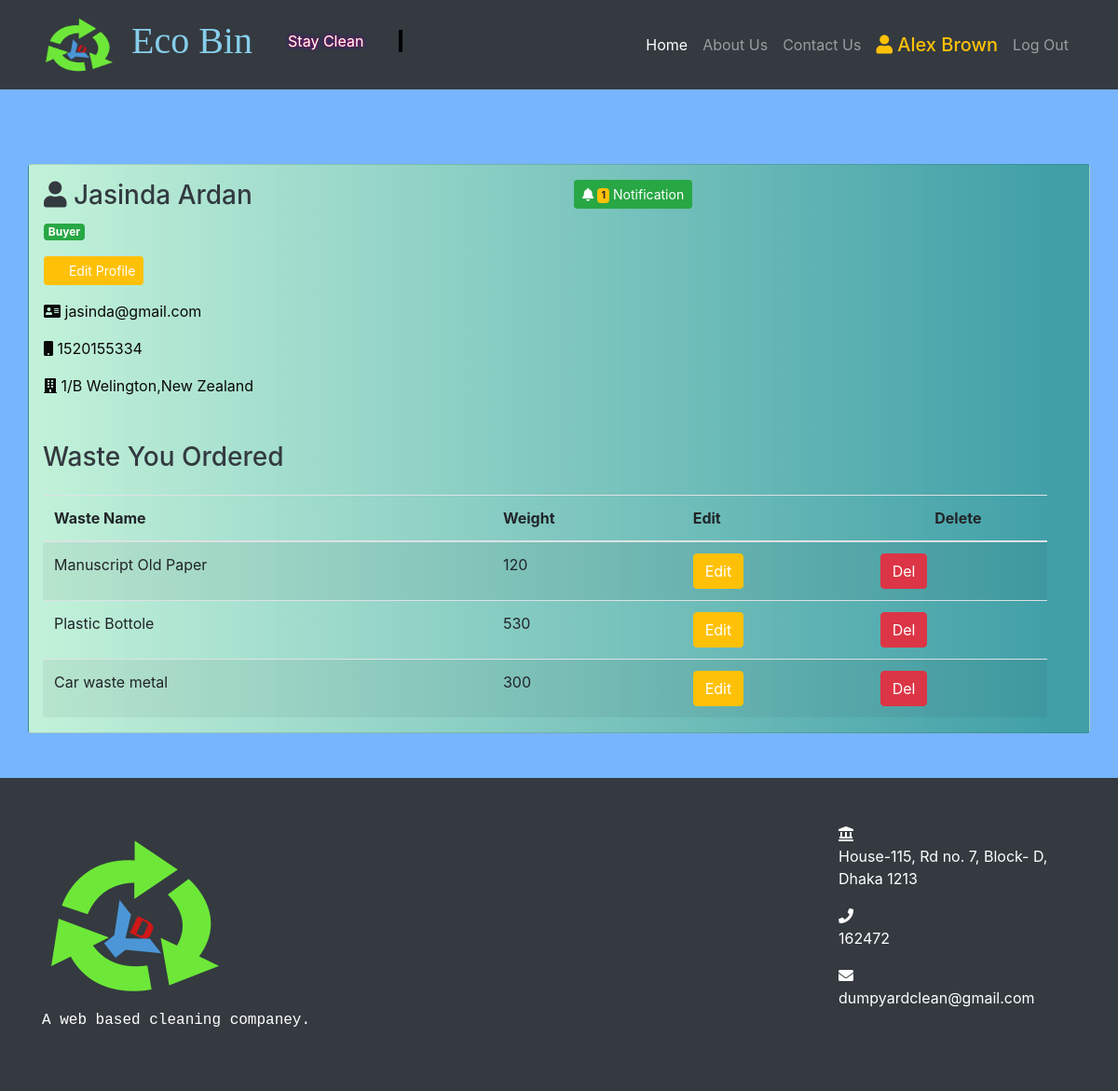
The app's page /accounts/user_profile/8/ (signed in), older data.
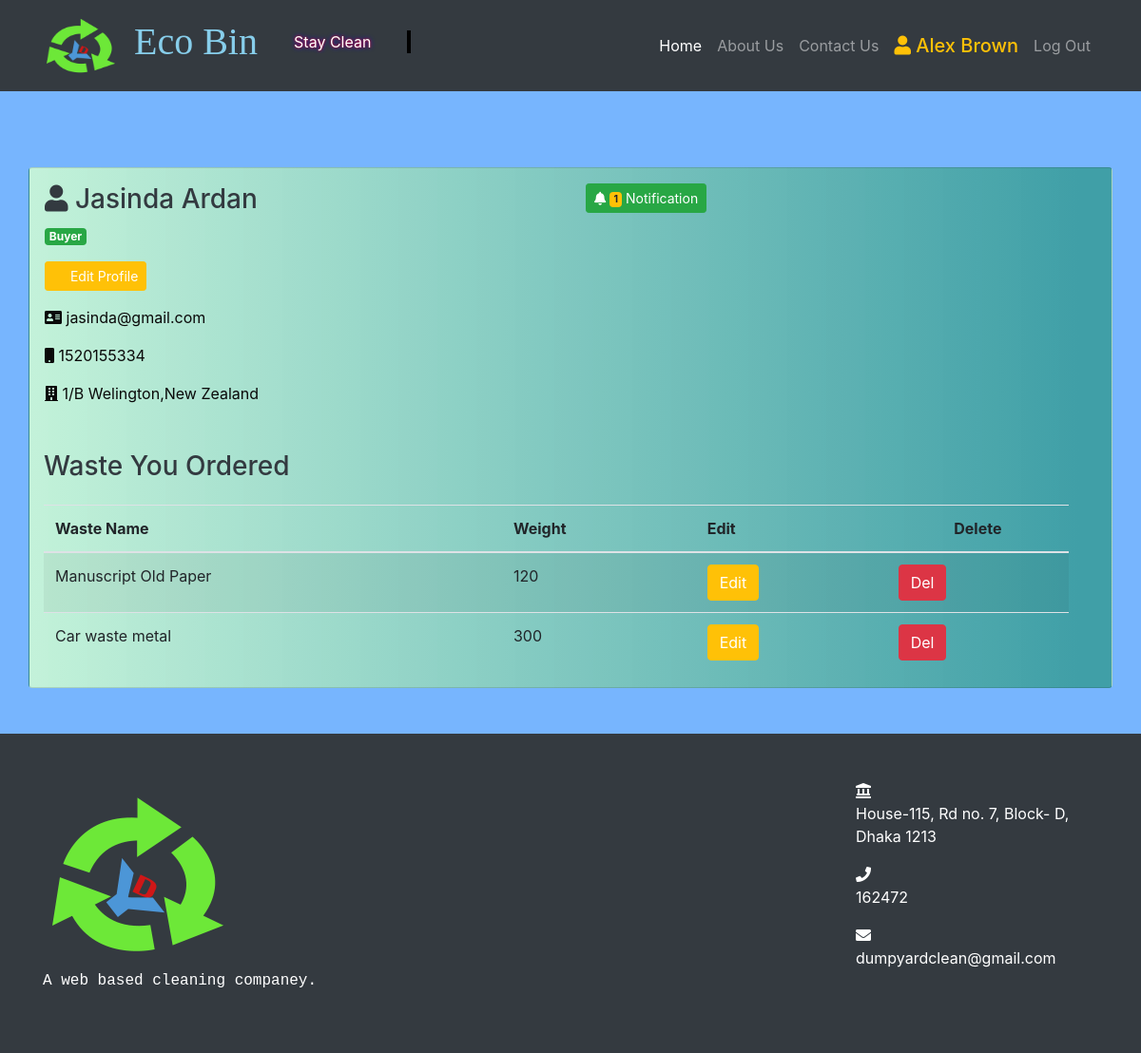
The same page, newer data.
### accounts/models.py (models this page shows, shortened)
class MyUser(AbstractBaseUser):
    STATUS=(
        (0,'Select Account'),
        (1,'Seller'),
        (2,'Buyer'),
    )
    username=models.CharField(max_length=255,default='crow')
    institution=models.CharField(max_length=255,default='abc LTD')
    email = models.EmailField(
        verbose_name='email address',
        max_length=255,
        unique=True,
    )
    contact=models.CharField(max_length=255,default='+88')
    account_type=models. PositiveSmallIntegerField( choices=STATUS,default=0)
    address=models.TextField(blank=True)
    is_active = models.BooleanField(default=True)
    is_admin = models.BooleanField(default=False)
    objects = MyUserManager()
    USERNAME_FIELD = 'email'
    REQUIRED_FIELDS = ['date_of_birth']

### management/models.py (models this page shows, shortened)
class GarbageOrder(models.Model):
    ordered_by=models.IntegerField(blank=False)
    ordered_garbage=models.ForeignKey(Garbage,on_delete=models.CASCADE)

class Garbage(models.Model):
    name=models.CharField(max_length=255,blank=False)
    desc=models.TextField(blank=False)
    status=models.BooleanField(default=False)
    weight=models.PositiveIntegerField(blank=True)
    image=models.ImageField(upload_to='')
    categoy=models.ForeignKey(GarbageCategory,on_delete=models.CASCADE)
    slug=models.SlugField(blank=True,unique=True)
    uploaded_by=models.IntegerField(default=0)

### accounts/views.py (the view)
# urls.py: path('user_profile/<int:id>/',ProfileView,name='profile'),
@login_required
def ProfileView(request,id=None):
    context=dict()
    myuser=MyUser.objects.get(pk=id)
    context['myuser']=myuser
    if myuser.account_type==1:
        garbages=Garbage.objects.filter(uploaded_by=id)
        context['garbages']=garbages
    else:
        order_list=GarbageOrder.objects.filter(ordered_by=id)
        context['abc']=order_list
    notification=Notification.objects.filter(author=request.user).count()
    context['notification']=notification
    return render(request,'accounts/user_profile.html',context)

### templates/accounts/user_profile.html (shortened to what this page needs)
{% extends 'base.html' %}
{% load static %}
{% block CSS %}
<link rel="stylesheet" href="{% static 'custom/css/user_profile.css' %}">
{% endblock CSS%}
{% block content %}
<div class="user_profile my-5">
    <div class="container card profile_card">
        <div class="row">
            <div class="col col-sm-6 col-md-6 p-3">
                    <h3 class="text-secondary"><i class="fa fa-user"></i> {{myuser.username}}</h3>
                    <p class="">
                        {% if myuser.account_type == 1 %}
                        <span class="badge badge-success">Seller</span>
                        {% else %}
                        <span class="badge badge-success">Buyer</span>
                        {% endif %}
                    </p>
                    <p class="btn btn-sm btn-warning"><a href="{% url 'signup' myuser.id %}"><i class="fa fa-pencil"></i> Edit Profile</a></p>
                    <p class=""><i class="fa fa-address-card"></i> {{myuser.email}}</p>
                    <p class=""><i class="fa fa-mobile"></i> {{myuser.contact}}</p>
                    <p class=""><i class="fa fa-building"></i> {{myuser.address}}</p>
            </div>
            <div class="col col-sm-6 col-md-6 p-3">
                <p class="btn btn-sm btn-success"><a href="{% url 'notifications' myuser.id %}"><i class="fa fa-bell"></i> <span class="badge badge-warning">{{notification}}</span> Notification </a></p>
            </div>
        </div>
        <div class="row container">
            {% if myuser.account_type == 1 %}
            <div class="row my-3">
                <div class="col">
                    <h3 class="text-center">Waste You Uploaded</h3>
                </div>
            </div>
            <table class="table table-striped custab">
                <thead>
                    <tr>
                        <th>Name</th>
                        <th>Weight</th>
                        <th>Edit</th>
                        <th class="text-center">Delete</th>
                    </tr>
                </thead>
                <tbody>
                    {% for garbage in garbages %}
                    <tr>
                        <td>{{garbage.name}}</td>
                        <td>{{garbage.weight}}</td>
                        <td class=""><a class='btn btn-warning btn-xs' href="{% url 'upload_garbage' garbage.id %}">Edit</a></td>
                        <td class=""><a href="{%url 'delete_garbage' garbage.id %}" class="btn btn-danger btn-xs">  Del</a></td>
                    </tr>
                    {% endfor %}
                </tbody>
            </table>
            {%else %}
            <div class="row my-3">
                <div class="col">
                    <h3 class="text-center">Waste You Ordered</h3>
                </div>
            </div>
            <table class="table table-striped custab">
                <thead>
                    <tr>
                        <th>Waste Name</th>
                        <th>Weight</th>
                        <th>Edit</th>
                        <th class="text-center">Delete</th>
                    </tr>
                </thead>
                <tbody>
                    {% for garbage in abc %}
                    <tr>
                        <td>{{garbage.ordered_garbage.name}}</td>
                        <td>{{garbage.ordered_garbage.weight}}</td>
                        <td class=""><a class='btn btn-warning btn-xs' href="{%url 'buy_garbage' garbage.ordered_garbage.slug garbage.ordered_garbage.id %}">Edit</a></td>
                        <td class=""><a href="{% url 'delete_garbage_order' garbage.ordered_by  garbage.ordered_garbage.id  %}" class="btn btn-danger btn-xs">  Del</a></td>
                    </tr>
                    {% endfor %}
                </tbody>
            </table>
            {% endif %}
        </div>
    </div>
</div>
{% endblock content %}

### templates/base.html (shortened to what this page needs)
{% load static %}
<!DOCTYPE html>
<html lang="en">
  <head>
    <link href="{% static 'vendor/bootstrap/css/bootstrap.css' %}" rel="stylesheet">
    <link href="{% static 'vendor/bootstrap/css/bootstrap.min.css' %}" rel="stylesheet">
    <link rel="stylesheet" href="https://cdnjs.cloudflare.com/ajax/libs/font-awesome/4.7.0/css/font-awesome.min.css">
    <link rel='stylesheet' href='https://use.fontawesome.com/releases/v5.6.3/css/all.css'>
    <link href="{% static 'custom/css/base.css' %}" rel="stylesheet">
    {%block CSS %}
    {% endblock CSS %}
  </head>
  <body style="background-image: url({% static 'custom/image/background.jpg' %}); background-repeat: no-repeat , repeat;background-color: black;">
    <nav class="navbar navbar-expand-lg navbar-dark bg-dark fixed-top">
      <div class="container">
        <a class="navbar-brand" href="{% url 'homepage' %}">  <img class="img-logo" src="{% static 'custom/image/Logo.png' %}" alt=""></a> <h1 style="color:skyblue; font-family: Comic Sans MS;">Eco Bin</h1> <br> <p id="typing1">Stay Clean</p>
        <div class="collapse navbar-collapse" id="navbarResponsive">
          <ul class="navbar-nav ml-auto">
            <li class="nav-item active">
              <a class="nav-link" href="{% url 'homepage' %}">Home
              </a>
            </li>
            <li class="nav-item">
              <a class="nav-link" href="{% url 'about_us' %}">About Us
              </a>
            </li>
            <li class="nav-item">
              <a class="nav-link" href="#contact_us">Contact Us
              </a>
            </li>
            {% if user.is_authenticated %}
              <li>
              <a id="user" class="nav-link text-warning" href="{% url 'profile' user.id %}"> <strong class="h5"><i class="fa fa-user"></i> {{ user.username }} </strong></a>
              </li>
              <li class="nav-item">
                <a class="nav-link" href="{% url 'logout' %}">Log Out
                </a>
              </li>
            {% endif %}
          </ul>
        </div>
      </div>
    </nav>
    <br>
    <br>
    <br>
    {% block content %}{% endblock content %}
    <footer id="contact_us" class="py-5 bg-dark">
      <div class="container">
        <div class="row">
          <div class="col-lg-6">
            <img src="{% static 'custom/image/Logo.png' %}" alt="Logo">
            <br>
            <p style="color:white; font-family: 'Courier New', Courier, monospace">A web based cleaning companey.</p>
          </div>
          <div class="col-lg-3">
            </div>
            <div class="col-lg-3">
                 <i class="fa fa-landmark" aria-hidden="true" style="color:white;"></i> <p style="color:white;">House-115, Rd no. 7, Block- D, Dhaka 1213</p>
                 <i class="fa fa-phone" aria-hidden="true" style="color:white;"></i> <p style="color:white;">162472</p>
                 <i class="fa fa-envelope" aria-hidden="true" style="color:white;"></i> <p style="color:white;">dumpyardclean@gmail.com</p>
              </div>
        </div>
      </div>
    </footer>
  </body>
</html>

### static/custom/css/base.css (style rules this page uses)
a#user strong { font-size: 20px !important; }
body { padding-top: 54px; }
@media (min-width: 992px) { body { padding-top: 56px; } }

### static/custom/css/user_profile.css (style rules this page uses)
.profile_card { position: relative; background: linear-gradient(90deg, #020024 0%, rgba(204, 249, 213, 0.8925945378) 0%, #409fa7 97%); }
.profile_card h3 { color: #333a40 !important; }
.profile_card p { color: #0a0909 !important; }
.profile_card a { cursor: pointer; text-decoration: none; color: #fff !important; }

Row changes from the older to the newer data that the page shows:
removed GarbageOrder: ordered_garbage.name "Plastic Bottole", ordered_garbage.weight "530"
